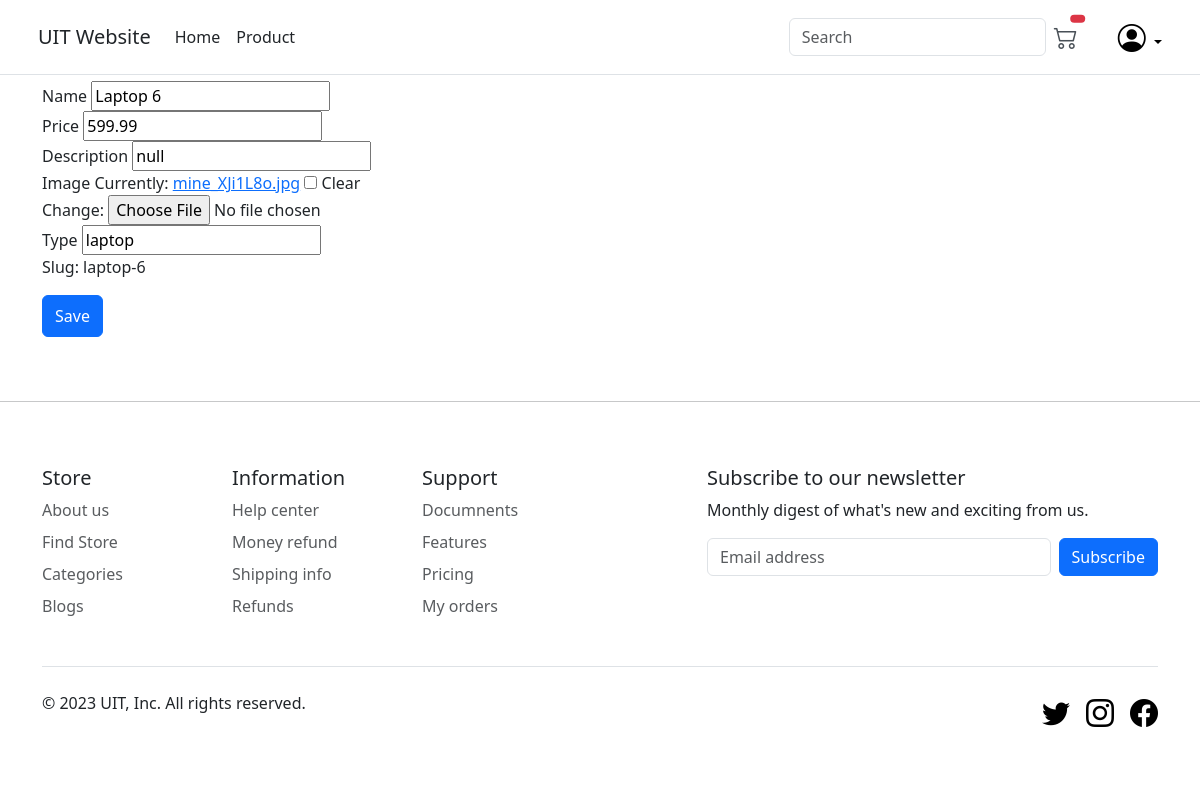
The page /update_product/6 (signed in) on the database its author committed.
### main/models.py (models this page shows, shortened)
class Product(models.Model):
    name = models.CharField(max_length=200, null=True)
    price = models.DecimalField(max_digits=9, decimal_places=2)
    description = models.CharField(max_length=1000, null=True)
    image = models.ImageField(default="", null=True, blank=True)
    type = models.CharField(max_length=200, null=True)
    slug = models.SlugField(default="", null=False, unique=True)

### main/decorators.py (the view)
        def wraper_func(request, *args, **kwargs):
            if request.user.groups.exists():
                for group in request.user.groups.all():
                    if group.name in allowed_roles:
                        return view_func(request, *args, **kwargs)
                    else:
                        return HttpResponse('You are not authorize to view this page')
            else:
                return HttpResponse('You are not authorize to view this page')

### main/forms.py
class ProductForm(ModelForm):
    class Meta:
        model = Product
        fields = ['name', 'price', 'description', 'image', 'type']

### main/views.py (called while the page is built, shortened)
@login_required(login_url='login')
@allowed_users(allowed_roles=['admin'])
def updateProduct(request, pk):  # admin update
    product = Product.objects.get(id=pk)
    form = ProductForm(instance=product)
    context = {
        'form': form,
        'slug': product.slug
    }
    return render(request, 'main/product_form.html', context)

### main/templates/main/product_form.html (shortened to what this page needs)
{% extends "main/base.html" %}
{% load static %}
{% block content %}
<form method="POST" action="" enctype="multipart/form-data">
    {{form.name.label}}
    {{form.name}}
    <br>
    {{form.price.label}}
    {{form.price}}
    <br>
    {{form.description.label}}
    {{form.description}}
    <br>
    {{form.image.label}}
    {{form.image}}
    <br>
    {{form.type.label}}
    {{form.type}}
    <br>
    <p>Slug: {{slug}}</p>
    <button class="btn btn-primary w-10 py-2" type="submit" value="Save">Save</button>
</form>
{% endblock content %}

### rows shown on the page
Product: name "Laptop 6", price "599.99", description "null", type "laptop", slug "laptop-6"
